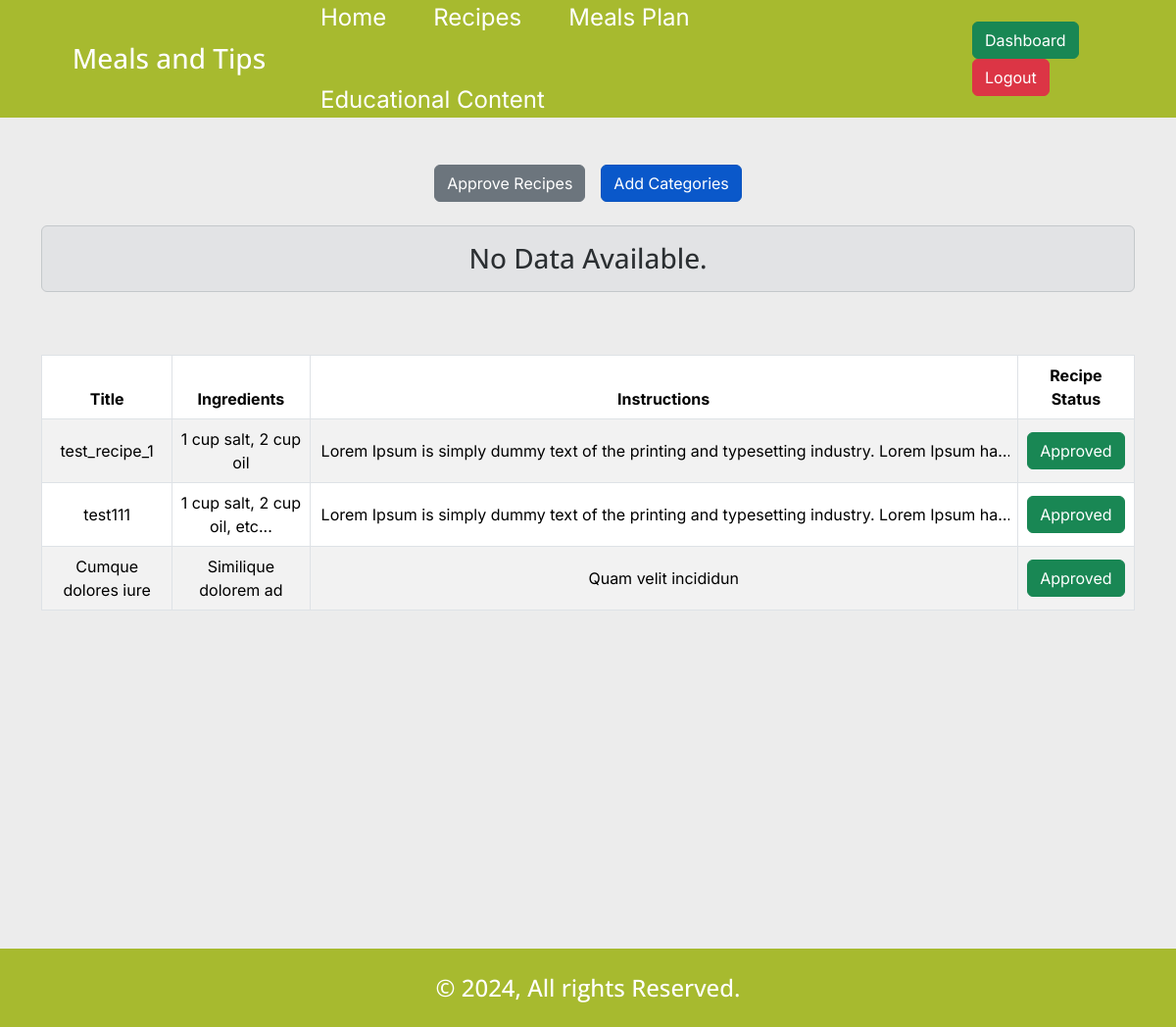
Page /adminDashboard.php (signed in) on the committed database.
### tables this page shows
CREATE TABLE `recipes` (
  `id` int(11) NOT NULL,
  `recipe_title` varchar(255) NOT NULL,
  `ingredients` text NOT NULL,
  `instructions` text NOT NULL,
  `nutritionist_id` int(11) NOT NULL,
  `cat_id` int(11) NOT NULL,
  `recipe_status` enum('0','1','2') NOT NULL DEFAULT '0',
  `recipe_img` text DEFAULT NULL
);

### adminDashboard.php (the view, shortened to what this page needs)
<?php
require_once 'core/database.php';
?>
<!DOCTYPE html>
<html lang="en">
<head>
    <?php include 'includes/external_css.php'; ?>
    <link rel="stylesheet" href="css/style.min.css">
</head>
<body id="adminDashboard">
    <?php include_once 'includes/header.php'; ?>
    <div class="container mx-auto mt-5 min-h-800">
        <div class="row">
            <div class="tab-buttons col-12 d-flex gap-3 justify-content-center">
                <a href="#!" class="btn btn-secondary">Approve Recipes</a>
                <a href="#!" class="btn btn-primary active">Add Categories</a>
            </div>
        </div>
        <div class="row content-wrapper">
            <div class="col-12 mx-auto mt-4">
                <div class="row">
                    <div class="col-12 mb-5">
                        <?php
                        $getRecipe_Q = $db->query("CALL `get_recipes_list_in_review`()");
                        if (mysqli_num_rows($getRecipe_Q) > 0):
                        ?>
                            <table id="example" class="align-middle text-center table table-striped table-bordered">
                                <thead>
                                    <tr>
                                        <th>Title</th>
                                        <th>Ingredients</th>
                                        <th>Instructions</th>
                                        <th>Recipe Image</th>
                                        <th>Recipe Status</th>
                                        <th>Action</th>
                                    </tr>
                                </thead>
                                <tbody>
                                    <?php while ($recipe_list = mysqli_fetch_object($getRecipe_Q)): ?>
                                        <tr>
                                            <td><?= $recipe_list->recipe_title ?></td>
                                            <td><?= $recipe_list->ingredients ?></td>
                                            <td><span title="<?= $recipe_list->instructions ?>" class="line-clamp-1"><?= $recipe_list->instructions ?></span>
                                            </td>
                                            <td>
                                                <img class="d-block mx-auto" src="img/recipe/<?= $recipe_list->recipe_img ?>" alt="recipe_img_<?= $recipe_list->recipe_id ?>" width="50" height="50">
                                            </td>
                                            <td>
                                                <?php if ($recipe_list->recipe_status == '0'): ?>
                                                    <span class="btn btn-secondary">in-review</span>
                                                <?php else: ?>
                                                    <span class="btn btn-success">approved</span>
                                                <?php endif; ?>
                                            </td>
                                            <td>
                                                <a href="#!" data-id="<?= $recipe_list->recipe_id ?>" class="btn btn-sm btn-primary btn-update" data-bs-toggle="modal" data-bs-target="#editModal">Edit</a>
                                                <a href="#!" data-id="<?= $recipe_list->recipe_id ?>" class="btn btn-sm btn-danger btn-del">Delete</a>
                                            </td>
                                        </tr>
                                    <?php endwhile; ?>
                                </tbody>
                            </table>
                        <?php else: ?>
                            <h3 class="text-center alert alert-secondary">No Data Available.</h3>
                        <?php endif;
                        $db->next_result(); ?>
                    </div>
                    <div class="col-12">
                        <?php
                        $getRecipe1_Q = $db->query("CALL `get_recipes_list_approved`()");
                        if (mysqli_num_rows($getRecipe1_Q) > 0):
                        ?>
                            <table id="example1" class="align-middle text-center table table-striped table-bordered">
                                <thead>
                                    <tr>
                                        <th>Title</th>
                                        <th>Ingredients</th>
                                        <th>Instructions</th>
                                        <th>Recipe Status</th>
                                    </tr>
                                </thead>
                                <tbody>
                                    <?php while ($recipe_list_ = mysqli_fetch_object($getRecipe1_Q)): ?>
                                        <tr>
                                            <td><?= $recipe_list_->recipe_title ?></td>
                                            <td><?= $recipe_list_->ingredients ?></td>
                                            <td><span title="<?= $recipe_list_->instructions ?>" class="line-clamp-1"><?= $recipe_list_->instructions ?></span></td>
                                            <td>
                                                <?php if ($recipe_list_->recipe_status == '0'): ?>
                                                    <span class="btn btn-secondary">In-Review</span>
                                                <?php else: ?>
                                                    <span class="btn btn-success">Approved</span>
                                                <?php endif; ?>
                                            </td>
                                        </tr>
                                    <?php endwhile; ?>
                                </tbody>
                            </table>
                        <?php else: ?>
                        <?php endif;
                        $db->next_result(); ?>
                    </div>
                </div>
            </div>
        </div>
    </div>
    <div class="toast-container position-fixed bottom-0 end-0 p-3">
    </div>
    <?php include_once 'includes/footer.php'; ?>
</body>
</html>

### rows in the picture
recipes: recipe_title "test_recipe_1", ingredients "1 cup salt, 2 cup oil", instructions "Lorem Ipsum is simply dummy text of the printing and typesetting industry. Lorem Ipsum…", recipe_status "Approved"
recipes: recipe_title "test111", ingredients "1 cup salt, 2 cup oil, etc...", instructions "Lorem Ipsum is simply dummy text of the printing and typesetting industry. Lorem Ipsum…", recipe_status "Approved"
recipes: recipe_title "Cumque dolores iure", ingredients "Similique dolorem ad", instructions "Quam velit incididun", recipe_status "Approved"

### other values in the picture
TITLE "Meals and Tips"
